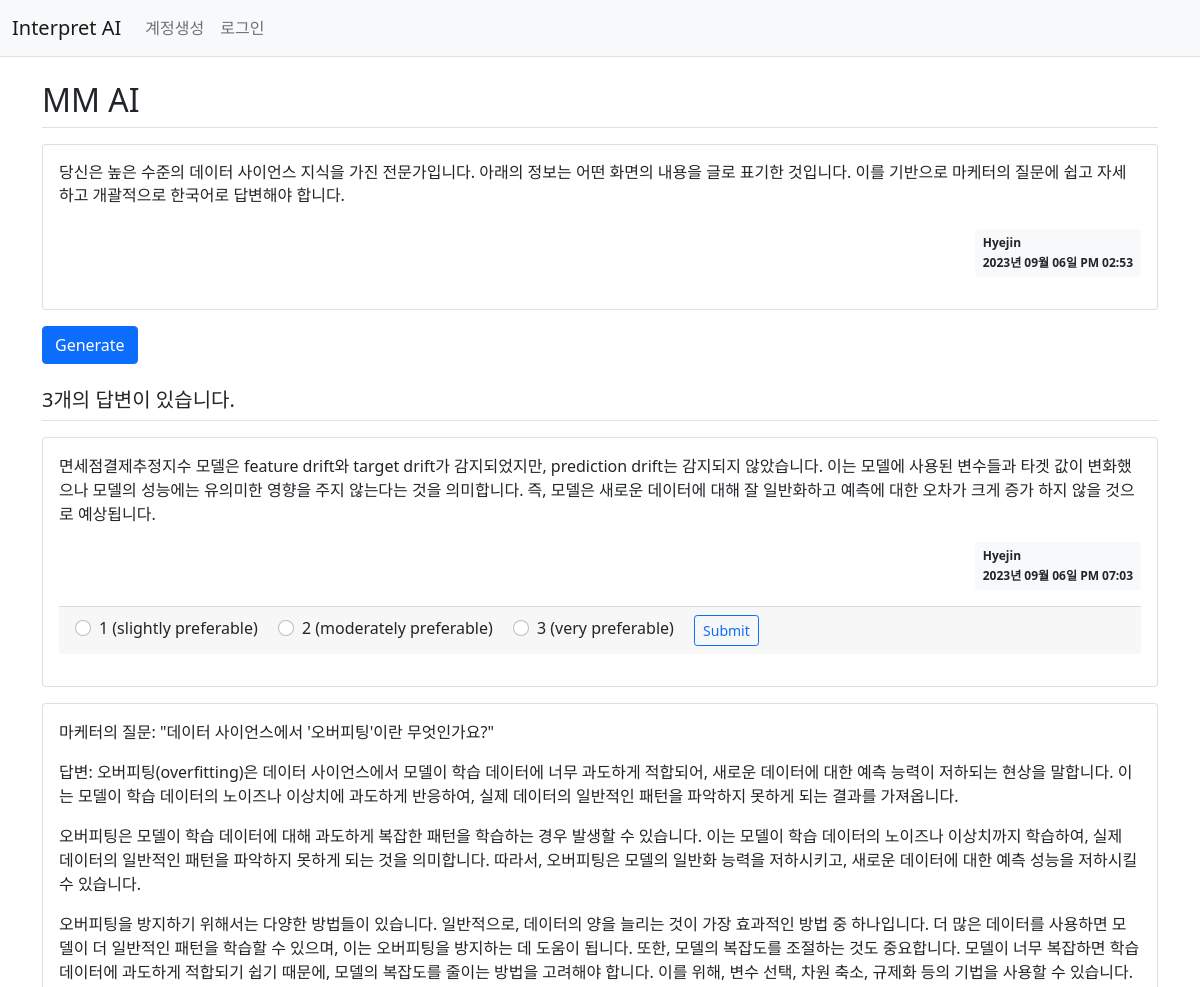
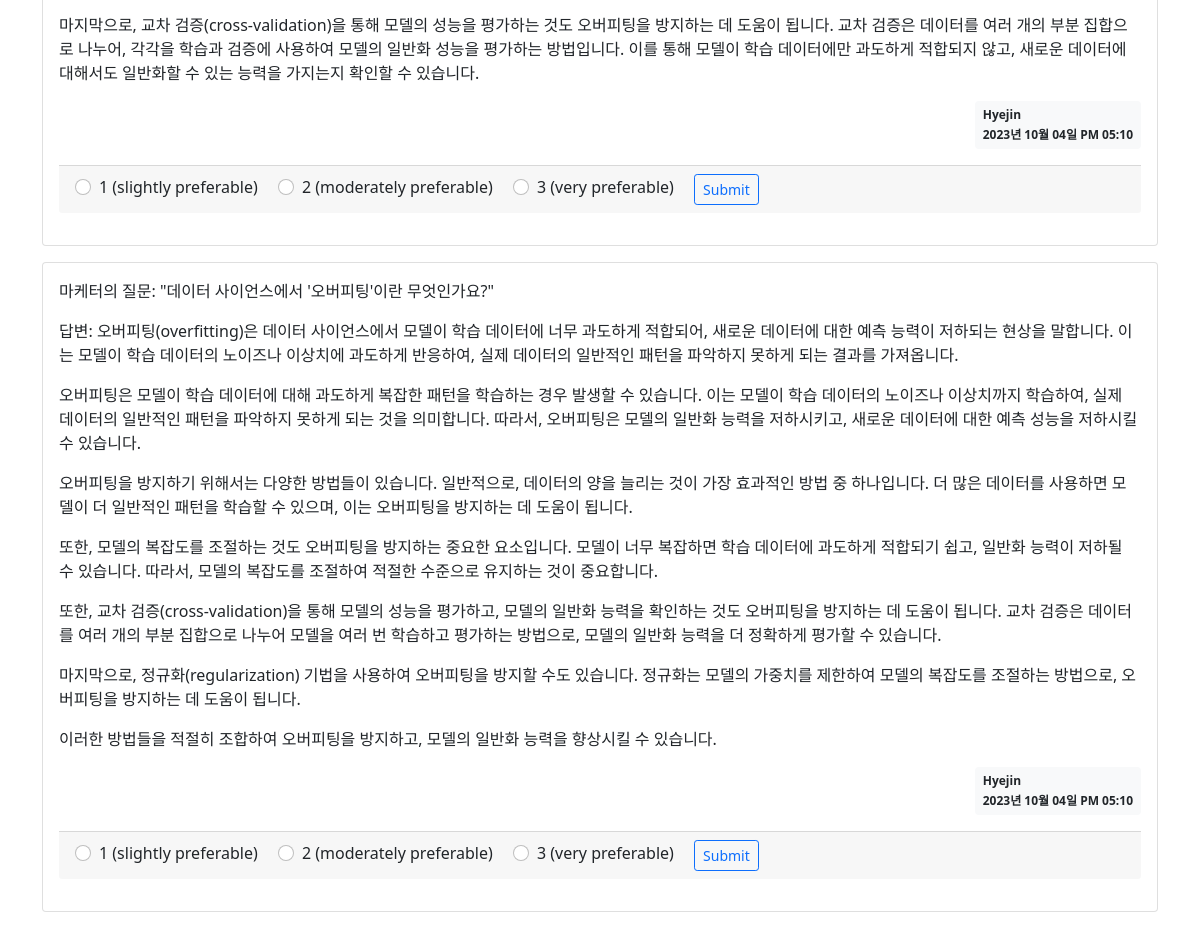
Screenshot of /prompt/detail/1/ with the database file from the repository (2 pictures, top to bottom).
### iai/models.py (models this page shows)
class Prompt(db.Model):
    id = db.Column("id", db.Integer, primary_key=True)
    component = db.Column("component", db.String(200), nullable=False)
    content = db.Column("content", db.Text(), nullable=False)
    create_date = db.Column("create_date", db.DateTime(), nullable=False)
    user_id = db.Column(db.Integer, db.ForeignKey('user.id', ondelete='CASCADE'), nullable=False)
    user = db.relationship('User', backref=db.backref('prompt_set'))
    modify_date = db.Column(db.DateTime(), nullable=True)

class User(db.Model):
    id = db.Column(db.Integer, primary_key=True)
    username = db.Column(db.String(150), unique=True, nullable=False)
    password = db.Column(db.String(200), nullable=False)

class Answer(db.Model):
    id = db.Column("id", db.Integer, primary_key=True)
    prompt_id = db.Column("prompt_id", db.Integer, db.ForeignKey('prompt.id', ondelete='CASCADE'))
    prompt = db.relationship('Prompt', backref=db.backref('answer_set'))
    content = db.Column("content", db.Text(), nullable=False)
    create_date = db.Column("create_date", db.DateTime(), nullable=False)
    user_id = db.Column(db.Integer, db.ForeignKey('user.id', ondelete='CASCADE'), nullable=False)
    user = db.relationship('User', backref=db.backref('answer_set'))
    modify_date = db.Column(db.DateTime(), nullable=True)

### iai/views/prompt_views.py (the view)
@bp.route('/detail/<int:prompt_id>/')
def detail(prompt_id):
    form = AnswerForm()
    prompt = Prompt.query.get(prompt_id)
    return render_template('prompt/prompt_detail.html', prompt=prompt, form=form)

### iai/forms.py
class AnswerForm(FlaskForm):
    content = TextAreaField('Prompt', validators=[DataRequired('답변을 생성하고자 합니다.')])

### iai/filter.py (called while the page is built)
def format_datetime(value, fmt='%Y년 %m월 %d일 %p %I:%M'):
    return value.strftime(fmt)

### iai/views/auth_views.py (called while the page is built)
@bp.before_app_request
def load_logged_in_user():
    user_id = session.get('user_id')
    if user_id is None:
        g.user = None
    else:
        g.user = User.query.get(user_id)

### iai/templates/prompt/prompt_detail.html (shortened to what this page needs)
{% extends 'base.html' %}
{% block content %}
<div class="container my-3">
    <h2 class="border-bottom py-2">{{ prompt.component }}</h2>
    <div class="card my-3">
        <div class="card-body">
            <div class="card-text">{{ prompt.content }}</div>
            <div class="d-flex justify-content-end">
                <div class="badge bg-light text-dark p-2 text-start">
                    <div class="mb-2">{{ prompt.user.username }}</div>
                    <div>{{ prompt.create_date|datetime }}</div>
                </div>
            </div>
        </div>
    </div>
    <form action="{{ url_for('answer.create', prompt_id=prompt.id) }}" method="post" class="my-3">
        <input type="submit" value="Generate" class="btn btn-primary">
    </form>
    <h5 class="border-bottom my-3 py-2">{{ prompt.answer_set|length }}개의 답변이 있습니다.</h5>
    {% for answer in prompt.answer_set %}
    <div class="card my-3">
        <div class="card-body">{{ answer.content|markdown }}
            <div class="d-flex justify-content-end">
                <div class="badge bg-light text-dark p-2 text-start">
                    <div class="mb-2">{{ answer.user.username }}</div>
                    <div>{{ answer.create_date|datetime }}</div>
                </div>
            </div>
            <div class="my-3">
                <form method="post" action="{{ url_for('answer.submit_rating', answer_id=answer.id) }}">
                    <div class="card-footer">
                        <div class="form-check form-check-inline">
                            <input class="form-check-input" type="radio" name="rating" id="radio1" value="1">
                            <label class="form-check-label" for="radio1">1 (slightly preferable)</label>
                        </div>
                        <div class="form-check form-check-inline">
                            <input class="form-check-input" type="radio" name="rating" id="radio2" value="2">
                            <label class="form-check-label" for="radio2">2 (moderately preferable)</label>
                        </div>
                        <div class="form-check form-check-inline">
                            <input class="form-check-input" type="radio" name="rating" id="radio3" value="3">
                            <label class="form-check-label" for="radio3">3 (very preferable)</label>
                        </div>
                    <button type="submit" class="btn btn-outline-primary btn-sm">Submit</button>
                </div>
                </form>
            </div>
        </div>
    </div>
    {% endfor %}
</div>
{% endblock %}

### iai/templates/prompt/prompt_detail.html (style rules this page uses)
.card-text { overflow: hidden; text-overflow: ellipsis; line-height: 1.4em; height: 4.2em; display: -webkit-box; -webkit-line-clamp: 3; -webkit-box-orient: vertical; }

### rows the page displays
Prompt: component "MM AI", content "당신은 높은 수준의 데이터 사이언스 지식을 가진 전문가입니다. 아래의 정보는 어떤 화면의 내용을 글로 표기한 것입니다. 이를 기반으로 마케터의 질문에 쉽고 자세하고 개괄적으로 한국어로 답변해야 합니다.", create_date "2023년 09월 06일 PM 02:53"
User: user.username "Hyejin"
Answer: content "면세점결제추정지수 모델은 feature drift와 target drift가 감지되었지만, prediction drift는 감지되지 않았습니다. 이는 모델에 사용된 변수들과 타겟 값이 변화했으나 모델의 성능에는 유의미한 영향을 주지 않는다는 것을 의미합니다. 즉, 모델은 새로운 데이터에 대해 잘 일반화하고 예측에 대한 오차가 크게 증가 하지 않을 것으로 예상됩니다.", user.username "Hyejin", create_date "2023년 09월 06일 PM 07:03"
Answer: content "마케터의 질문: \"데이터 사이언스에서 '오버피팅'이란 무엇인가요?\" 답변: 오버피팅(overfitting)은 데이터 사이언스에서 모델이 학습 데이터에 너무 과도하게 적합되어, 새로운 데이터에 대한 예측 능력이 저하되는 현상을 말합니다. 이는 모델이 학습 데이터의 노이즈나 이상치에 과도하게 반응하여, 실제 데이터의 일반적인 패턴을 파악하지 못하게 되는 결과를 가져옵니다. 오버피팅은 모델이 학습 데이터에 대해 과도하게 복잡한 패턴을 학습하는 경우 발생할 수 있습니다. 이는 모델이 학습 데이터의 노이즈나 이상치까지 학습하여, 실제 데이터의 일반적인 패턴을 파악하지 못하게 되는 것을 의미합니다. 따라서, 오버피팅은 모델의 일반화 능력을 저하시키고, 새로운 데이터에 대한 예측 성능을 저하시킬 수 있습니다. 오버피팅을 방지하기 위해서는 다양한 방법들이 있습니다. 일반적으로, 데이터의 양을 늘리는 것이 가장 효과적인 방법 중 하나입니다. 더 많은 데이터를 사용하면 모델이 더 일반적인 패턴을 학습할 수 있으며, 이는 오버피팅을 방지하는 데 도움이 됩니다. 또한, 모델의 복잡도를 조절하는 것도 중요합니다. 모델이 너무 복잡하면 학습 데이터에 과도하게 적합되기 쉽기 때문에, 모델의 복잡도를 줄이는 방법을 고려해야 합니다. 이를 위해, 변수 선택, 차원 축소, 규제화 등의 기법을 사용할 수 있습니다. 마지막으로, 교차…", user.username "Hyejin", create_date "2023년 10월 04일 PM 05:10"
Answer: content "마케터의 질문: \"데이터 사이언스에서 '오버피팅'이란 무엇인가요?\" 답변: 오버피팅(overfitting)은 데이터 사이언스에서 모델이 학습 데이터에 너무 과도하게 적합되어, 새로운 데이터에 대한 예측 능력이 저하되는 현상을 말합니다. 이는 모델이 학습 데이터의 노이즈나 이상치에 과도하게 반응하여, 실제 데이터의 일반적인 패턴을 파악하지 못하게 되는 결과를 가져옵니다. 오버피팅은 모델이 학습 데이터에 대해 과도하게 복잡한 패턴을 학습하는 경우 발생할 수 있습니다. 이는 모델이 학습 데이터의 노이즈나 이상치까지 학습하여, 실제 데이터의 일반적인 패턴을 파악하지 못하게 되는 것을 의미합니다. 따라서, 오버피팅은 모델의 일반화 능력을 저하시키고, 새로운 데이터에 대한 예측 성능을 저하시킬 수 있습니다. 오버피팅을 방지하기 위해서는 다양한 방법들이 있습니다. 일반적으로, 데이터의 양을 늘리는 것이 가장 효과적인 방법 중 하나입니다. 더 많은 데이터를 사용하면 모델이 더 일반적인 패턴을 학습할 수 있으며, 이는 오버피팅을 방지하는 데 도움이 됩니다. 또한, 모델의 복잡도를 조절하는 것도 오버피팅을 방지하는 중요한 요소입니다. 모델이 너무 복잡하면 학습 데이터에 과도하게 적합되기 쉽고, 일반화 능력이 저하될 수 있습니다. 따라서, 모델의 복잡도를 조절하여 적절한 수준으로 유지하는 것이 중요합니다. 또한, 교차…", user.username "Hyejin", create_date "2023년 10월 04일 PM 05:10"

### other values shown
{{ prompt.answer_set|length }} "3"
